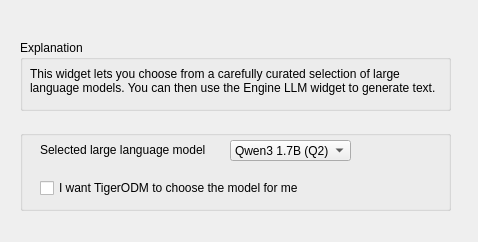
<?xml version="1.0" encoding="UTF-8"?>
<ui version="4.0">
 <class>Form</class>
 <widget class="QWidget" name="Form">
  <property name="geometry">
   <rect>
    <x>0</x>
    <y>0</y>
    <width>478</width>
    <height>242</height>
   </rect>
  </property>
  <property name="windowTitle">
   <string>Form</string>
  </property>
  <widget class="QGroupBox" name="groupBox">
   <property name="geometry">
    <rect>
     <x>20</x>
     <y>40</y>
     <width>431</width>
     <height>71</height>
    </rect>
   </property>
   <property name="title">
    <string>Explanation</string>
   </property>
   <widget class="QLabel" name="Description">
    <property name="geometry">
     <rect>
      <x>10</x>
      <y>10</y>
      <width>411</width>
      <height>61</height>
     </rect>
    </property>
    <property name="text">
     <string>This widget lets you choose from a carefully curated selection of large language models. You can then use the Engine LLM widget to generate text.</string>
    </property>
    <property name="textFormat">
     <enum>Qt::AutoText</enum>
    </property>
    <property name="alignment">
     <set>Qt::AlignLeading|Qt::AlignLeft|Qt::AlignVCenter</set>
    </property>
    <property name="wordWrap">
     <bool>true</bool>
    </property>
   </widget>
  </widget>
  <widget class="QGroupBox" name="groupBox_2">
   <property name="geometry">
    <rect>
     <x>20</x>
     <y>130</y>
     <width>431</width>
     <height>81</height>
    </rect>
   </property>
   <property name="title">
    <string/>
   </property>
   <widget class="QComboBox" name="comboBox">
    <property name="geometry">
     <rect>
      <x>210</x>
      <y>10</y>
      <width>121</width>
      <height>21</height>
     </rect>
    </property>
    <property name="currentText">
     <string>Qwen3 1.7B (Q2)</string>
    </property>
    <property name="minimumContentsLength">
     <number>0</number>
    </property>
    <item>
     <property name="text">
      <string>Qwen3 1.7B (Q2)</string>
     </property>
    </item>
    <item>
     <property name="text">
      <string>Qwen3 1.7B</string>
     </property>
    </item>
    <item>
     <property name="text">
      <string>Qwen3 4B</string>
     </property>
    </item>
    <item>
     <property name="text">
      <string>Qwen3 8B</string>
     </property>
    </item>
    <item>
     <property name="text">
      <string>Qwen3 14B</string>
     </property>
    </item>
    <item>
     <property name="text">
      <string>Granite4 7B</string>
     </property>
    </item>
    <item>
     <property name="text">
      <string>Phi4 4B</string>
     </property>
    </item>
    <item>
     <property name="text">
      <string>Gemma3 270m</string>
     </property>
    </item>
    <item>
     <property name="text">
      <string>Gemma3 12B</string>
     </property>
    </item>
    <item>
     <property name="text">
      <string>Deepseek 8B</string>
     </property>
    </item>
   </widget>
   <widget class="QLabel" name="label">
    <property name="geometry">
     <rect>
      <x>20</x>
      <y>10</y>
      <width>181</width>
      <height>20</height>
     </rect>
    </property>
    <property name="text">
     <string>Selected large language model</string>
    </property>
   </widget>
   <widget class="QCheckBox" name="checkBox">
    <property name="geometry">
     <rect>
      <x>20</x>
      <y>50</y>
      <width>391</width>
      <height>16</height>
     </rect>
    </property>
    <property name="text">
     <string>I want TigerODM to choose the model for me</string>
    </property>
   </widget>
  </widget>
  <zorder>groupBox_2</zorder>
  <zorder>groupBox</zorder>
 </widget>
 <resources/>
 <connections/>
</ui>
